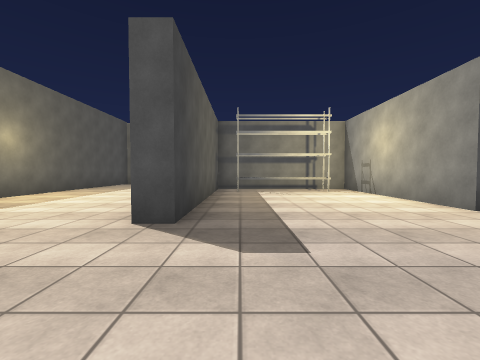
View 1 (above)

22 first-person views from a walk through a Unity game level. The camera is 1.2 m above the floor, tilts 2° down and sees 90° across. The floor is counted in squares, 2 m on a side. Each view is taken from the middle of a square. On the plan, view 1 faces up. The plan holds only what a view shows up to about 9 squares ahead; the rest is blank. The place goes on beyond the plan. The player is left out. Some surface patterns are stand-ins.

View 2
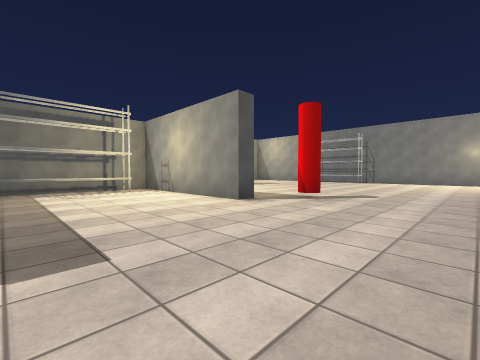

View 3
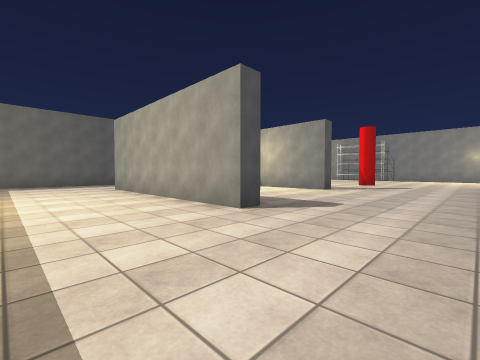

View 4
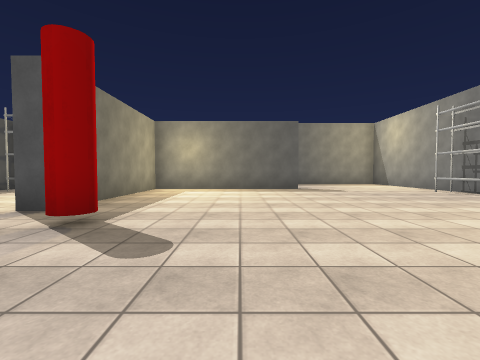

View 5
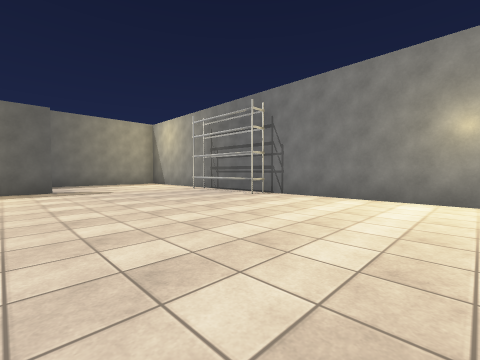

View 6
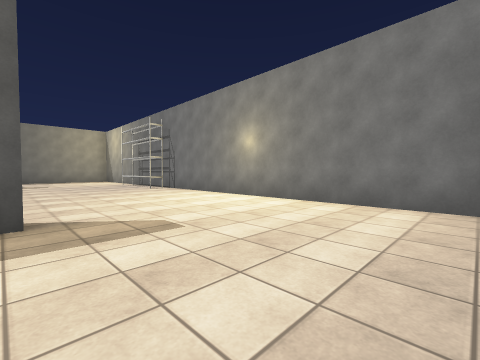

View 7
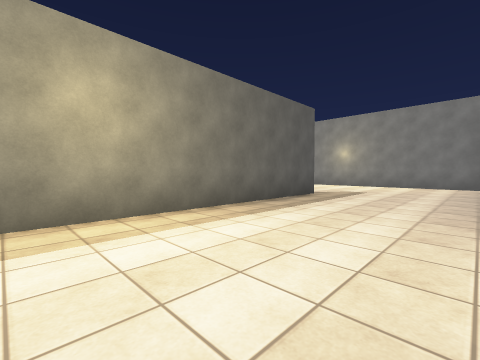

View 8
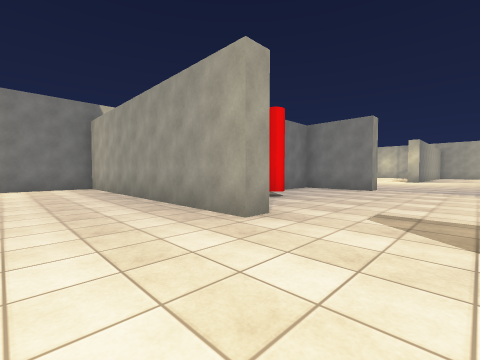

View 9
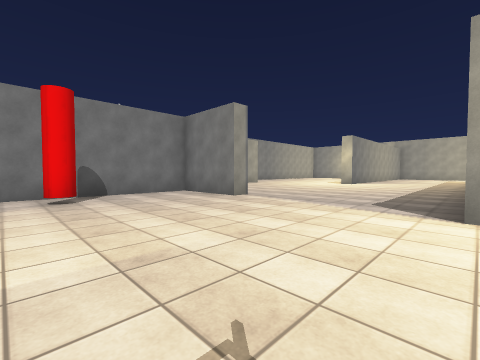

View 10
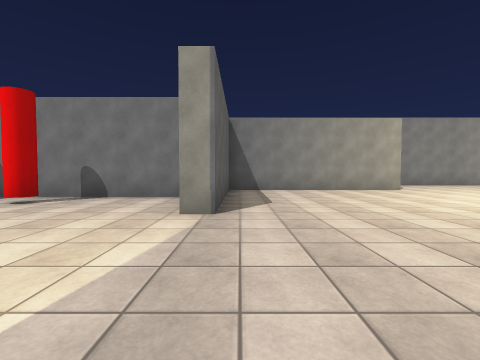

View 11
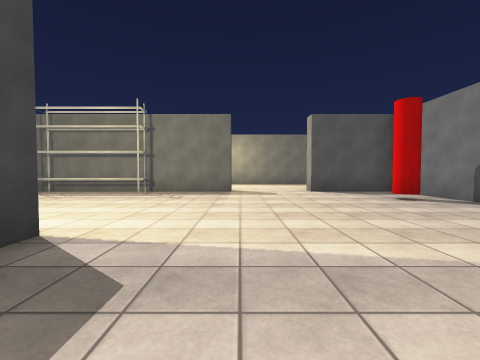

View 12
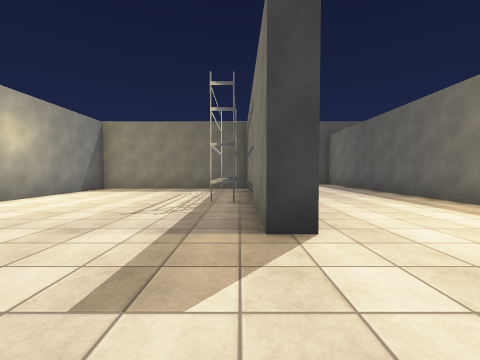

View 13
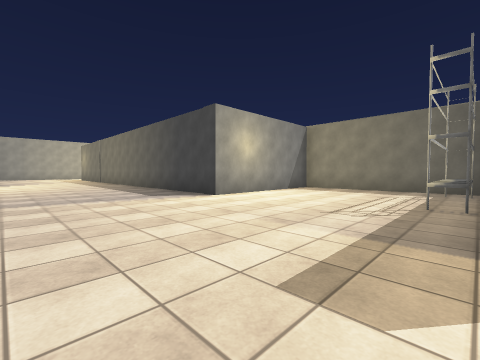

View 14
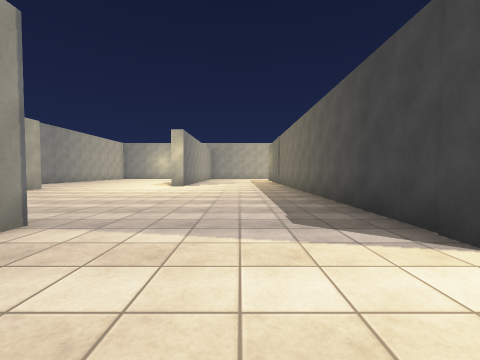

View 15
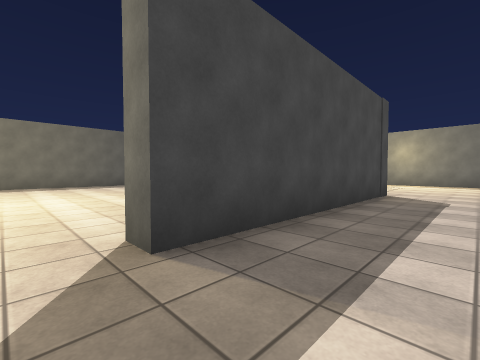

View 16
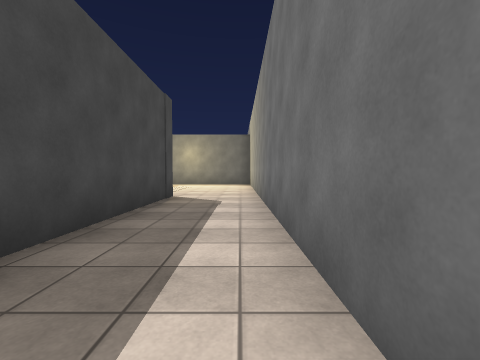

View 17
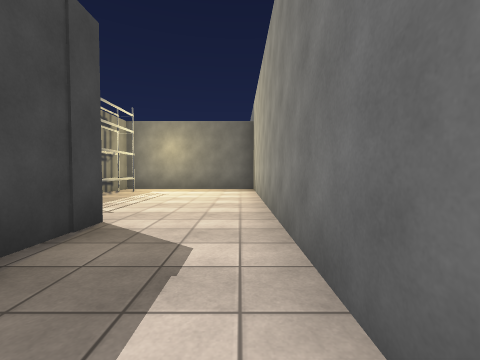

View 18
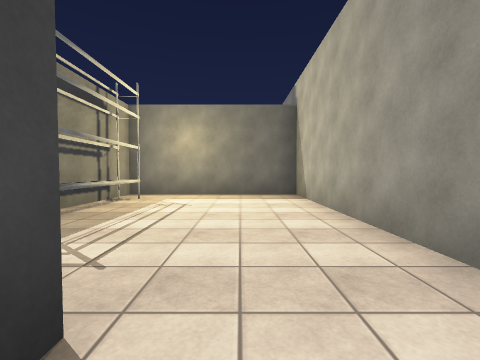

View 19
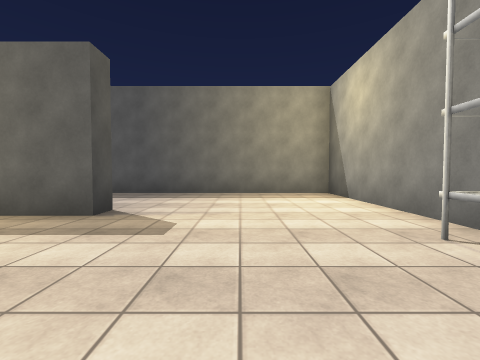

View 20
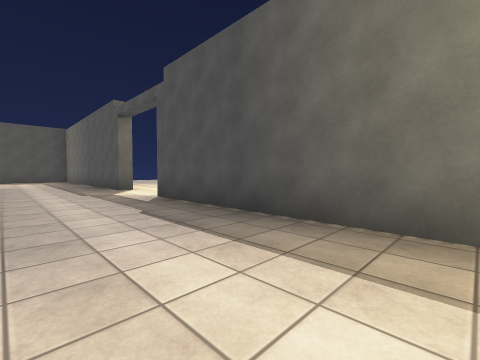

View 21
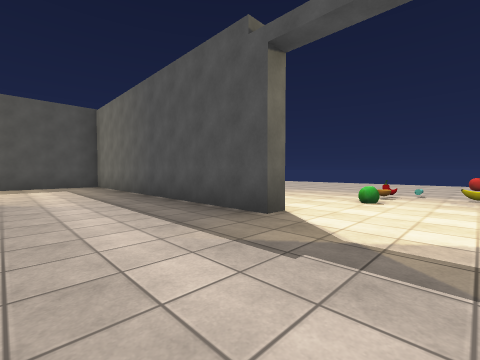

View 22
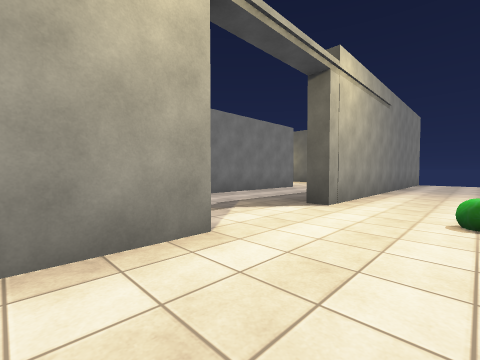

### Floor plan
Points are (right, up) in squares from view 1. A wall is a line through its corners. A room is listed if a view was taken in it or the views show most of it. See-through windows are left out.
Room 1 (views 1, 2, 3, 4, 5, 6, 7, 8, 9, 10, 11, 12, 13, 14, 19, 20, 21, 22)
walls: (4.1, 3.6) (3.6, 3.6) (3.6, 8.2) (2.4, 8.2); (3.7, -4.1) (3.7, -4.7) (0.5, -4.7); (9.2, -0.8) (-3, -0.8); (8.6, -4.7) (6.1, -4.7) (6.1, -4.3) (13.5, -4.3) (13.5, 11.7) (5.5, 11.7); (-1.4, -4.7) (-2.4, -4.7) (-2.4, -9.8) (2.1, -9.8) (2.1, -17); (0.5, 8.2) (-0.7, 8.2) (-0.7, 2.7) (-1.2, 2.7) (-1.2, 8.8); (-0.5, 8.8) (0.6, 8.8); (9.1, 8.8) (9.1, 8.2) (4.1, 8.2) (4.1, 4.9); (5.5, 12.1) (7.1, 12.1); (-3.9, 12.1) (2.9, 12.1) (2.9, 11.7) (-5.1, 11.7); (-5.5, 11.4) (-5.5, 5.4); (10.8, -16.2) (10.8, -10.7) (6.4, -10.7) (6.4, -10.2) (8.6, -10.2) (8.6, -5.4)
ways out: opening at (11, -17) to room 2
objects: shelf (-1, -5) to (0, -5); shelf (0, 7) to (2, 8); other object (4, 14); red cylinder (5, 3); other object (5, 14); red cylinder (8, -7); shelf (13, 5) to (13, 7)
Room 2 (views 15, 16, 17, 18)
walls: (11.3, -10.1) (11.3, -16.2) (10.8, -16.2); (13.5, -15.6) (13.5, -4.7) (9.1, -4.7) (9.1, -7.2)
ways out: opening at (11, -17) to room 1
objects: shelf (10, -8)

Positions as (right, up) in squares from view 1, and headings:
1: (0, 0), facing up
2: (0, 0), facing up-right
3: (-4, 0), facing up-right
4: (7, 0), facing up
5: (8, 0), facing up-right
6: (9, -4), facing up-right
7: (3, -4), facing up-right
8: (4, -2), facing down-right
9: (2, -6), facing down-right
10: (3, -11), facing right
11: (4, -12), facing up
12: (6, -5), facing left
13: (6, -5), facing down-left
14: (4, -8), facing down
15: (13, -17), facing up-left
16: (13, -16), facing up
17: (13, -13), facing up
18: (12, -11), facing up
19: (11, 5), facing up
20: (11, 9), facing up-left
21: (5, 9), facing up-left
22: (7, 14), facing down-left
